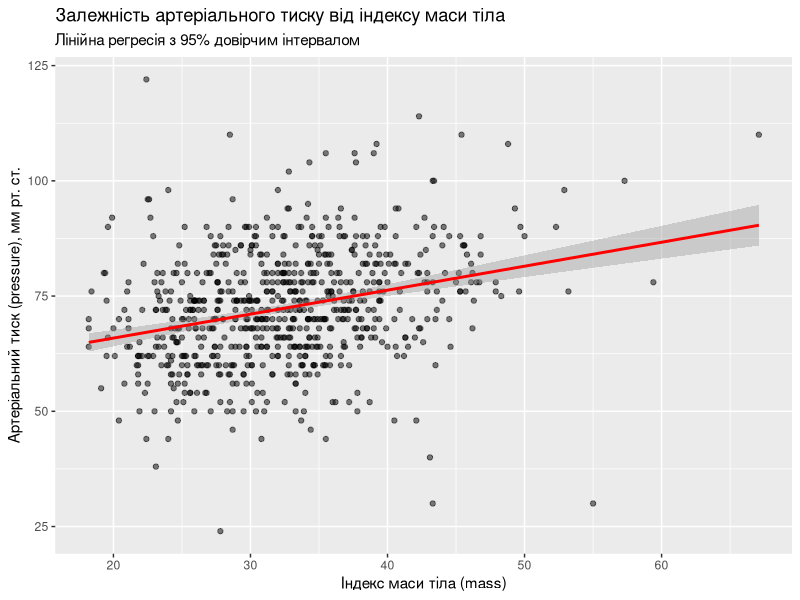

Write the R code that produced this figure.
## ---- chunk 1
# Завантаження необхідних бібліотек та даних
library(mlbench)
library(tibble)
library(dplyr)
library(ggplot2)

data(PimaIndiansDiabetes)
diabetes_orig <- as_tibble(PimaIndiansDiabetes)

# Виведення перших 6 рядків
head(diabetes_orig)
## ---- chunk 2
# Створюємо копію для очищення
diabetes_clean <- diabetes_orig

# Замінюємо 0 на NA у відповідних стовпцях
diabetes_clean$pressure[diabetes_clean$pressure == 0] <- NA
diabetes_clean$mass[diabetes_clean$mass == 0] <- NA

# Видаляємо рядки з пропущеними значеннями у цих стовпцях
diabetes_clean <- diabetes_clean %>%
  filter(!is.na(pressure) & !is.na(mass))

# Перевірка розміру даних до і після очищення
nrow(diabetes_orig) # 768
nrow(diabetes_clean) # 729
## ---- chunk 3
# Розрахунок коефіцієнта кореляції Пірсона
cor(diabetes_clean$mass, diabetes_clean$pressure)
## ---- chunk 4
ggplot(diabetes_clean, aes(x = mass, y = pressure)) +
  geom_point(alpha = 0.5) +
  stat_smooth(method = "lm", col = "red") +
  labs(title = "Залежність артеріального тиску від індексу маси тіла",
       subtitle = "Лінійна регресія з 95% довірчим інтервалом",
       x = "Індекс маси тіла (mass)",
       y = "Артеріальний тиск (pressure), мм рт. ст.")
## ---- chunk 5
# Побудова моделі
model <- lm(pressure ~ mass, data = diabetes_clean)

# Виведення результатів моделі
summary(model)
## ---- chunk 6
# Створюємо датафрейм з новими даними для прогнозу
new_data <- data.frame(mass = c(25, 30, 35))

# Робимо прогноз
predict(model, newdata = new_data, interval = "confidence")
## ---- chunk 7
# Створюємо датафрейм з новими значеннями ІМТ для прогнозу
new_data <- data.frame(mass = c(25, 30, 35))

# Прогнозування середнього значення та 95% довірчого інтервалу
predictions <- predict(model, newdata = new_data, interval = "confidence")

# Об'єднуємо вхідні дані та прогнози в один датафрейм
results_df <- cbind(new_data, predictions)

# Встановлюємо бібліотеку knitr, якщо її ще немає
# install.packages("knitr")
library(knitr)

# Виводимо результати у вигляді гарної таблиці за допомогою kable()
kable(
  results_df,
  caption = "Таблиця 2. Точковий та інтервальний прогноз артеріального тиску",
  col.names = c("Індекс маси тіла (mass)", "Прогнозований тиск (fit)", "Нижня межа 95% (lwr)", "Верхня межа 95% (upr)"),
  digits = 2 
)
